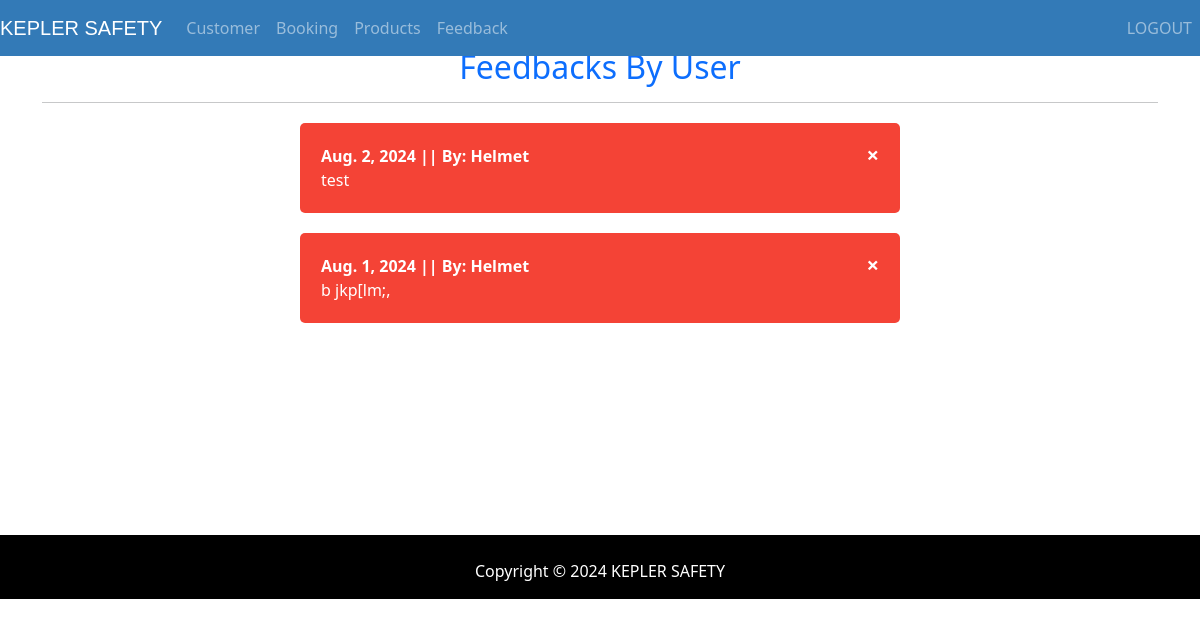
/view-feedback (signed in), run on an earlier commit of the app's database.
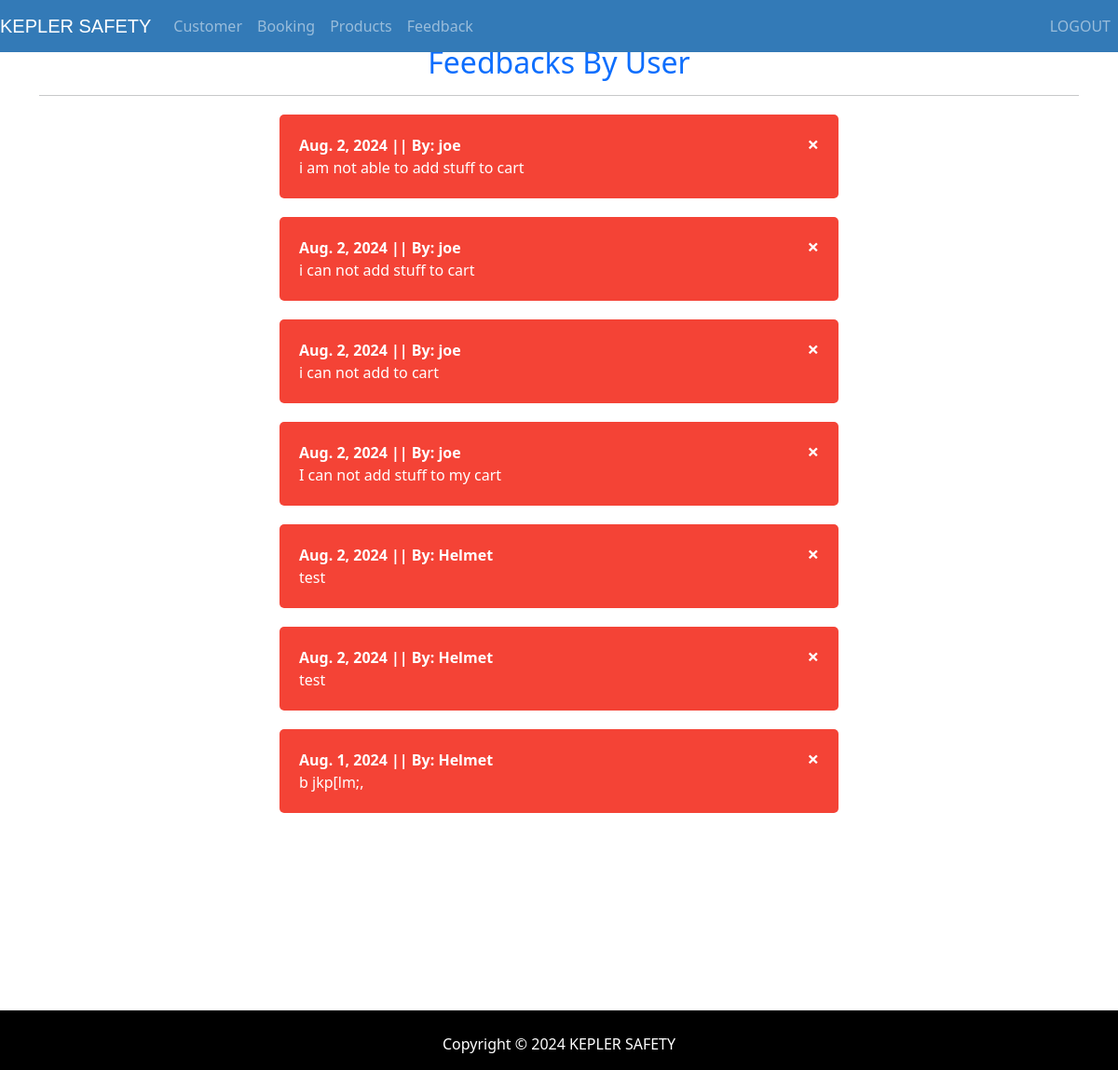
And on a later commit of the database.
### ecom/models.py (models this page shows, shortened)
class Feedback(models.Model):
    name=models.CharField(max_length=40)
    feedback=models.CharField(max_length=500)
    date= models.DateField(auto_now_add=True,null=True)

### ecom/views.py (the view)
# urls.py: path('view-feedback', views.view_feedback_view,name='view-feedback'),
@login_required(login_url='adminlogin')
def view_feedback_view(request):
    feedbacks=models.Feedback.objects.all().order_by('-id')
    return render(request,'ecom/view_feedback.html',{'feedbacks':feedbacks})

### templates/ecom/view_feedback.html (shortened to what this page needs)
{% extends 'ecom/admin_base.html' %}
{% load static %}
{% block content %}
<head>
  <link href="https://cdn.jsdelivr.net/npm/bootstrap@5.3.0/dist/css/bootstrap.min.css" rel="stylesheet">
</head>
<body>
  <div class="container mt-5">
    <h2 class="text-center text-primary">Feedbacks By User</h2>
    <hr>
    {% for f in feedbacks %}
    <div class="alert">
      <span class="closebtn" onclick="this.parentElement.style.display='none';">&times;</span>
      <strong>{{ f.date }} || By: {{ f.name }}</strong><br> {{ f.feedback }}
    </div>
    {% endfor %}
  </div>
</body>
{% endblock content %}

What changed in the data, as far as the page shows it:
added Feedback: date "Aug. 2, 2024", name "joe", feedback "i am not able to add stuff to cart"
added Feedback: date "Aug. 2, 2024", name "joe", feedback "i can not add stuff to cart"
added Feedback: date "Aug. 2, 2024", name "joe", feedback "i can not add to cart"
added Feedback: date "Aug. 2, 2024", name "joe", feedback "I can not add stuff to my cart"
added Feedback: date "Aug. 2, 2024", name "Helmet", feedback "test"
